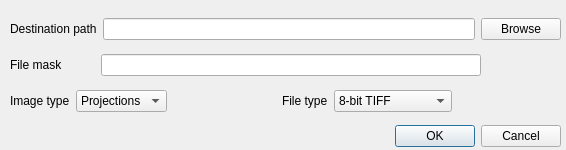
<?xml version="1.0" encoding="UTF-8"?>
<ui version="4.0">
 <class>SaveProjectionsDlg</class>
 <widget class="QDialog" name="SaveProjectionsDlg">
  <property name="geometry">
   <rect>
    <x>0</x>
    <y>0</y>
    <width>566</width>
    <height>150</height>
   </rect>
  </property>
  <property name="windowTitle">
   <string>Dialog</string>
  </property>
  <widget class="QDialogButtonBox" name="buttonBox">
   <property name="geometry">
    <rect>
     <x>220</x>
     <y>120</y>
     <width>341</width>
     <height>32</height>
    </rect>
   </property>
   <property name="orientation">
    <enum>Qt::Horizontal</enum>
   </property>
   <property name="standardButtons">
    <set>QDialogButtonBox::Cancel|QDialogButtonBox::Ok</set>
   </property>
  </widget>
  <widget class="QWidget" name="verticalLayoutWidget">
   <property name="geometry">
    <rect>
     <x>10</x>
     <y>10</y>
     <width>551</width>
     <height>110</height>
    </rect>
   </property>
   <layout class="QVBoxLayout" name="verticalLayout">
    <item>
     <layout class="QHBoxLayout" name="horizontalLayout">
      <item>
       <widget class="QLabel" name="label_2">
        <property name="sizePolicy">
         <sizepolicy hsizetype="Preferred" vsizetype="Preferred">
          <horstretch>0</horstretch>
          <verstretch>0</verstretch>
         </sizepolicy>
        </property>
        <property name="text">
         <string>Destination path</string>
        </property>
       </widget>
      </item>
      <item>
       <widget class="QLineEdit" name="editPath"/>
      </item>
      <item>
       <widget class="QPushButton" name="buttonBrowse">
        <property name="text">
         <string>Browse</string>
        </property>
       </widget>
      </item>
     </layout>
    </item>
    <item>
     <layout class="QHBoxLayout" name="horizontalLayout_2">
      <item>
       <widget class="QLabel" name="label">
        <property name="text">
         <string>File mask          </string>
        </property>
       </widget>
      </item>
      <item>
       <widget class="QLineEdit" name="editFileMask"/>
      </item>
      <item>
       <spacer name="horizontalSpacer">
        <property name="orientation">
         <enum>Qt::Horizontal</enum>
        </property>
        <property name="sizeType">
         <enum>QSizePolicy::Minimum</enum>
        </property>
        <property name="sizeHint" stdset="0">
         <size>
          <width>80</width>
          <height>20</height>
         </size>
        </property>
       </spacer>
      </item>
     </layout>
    </item>
    <item>
     <layout class="QHBoxLayout" name="horizontalLayout_3">
      <item>
       <widget class="QLabel" name="label_3">
        <property name="text">
         <string>Image type</string>
        </property>
       </widget>
      </item>
      <item>
       <widget class="QComboBox" name="comboImageType">
        <item>
         <property name="text">
          <string>Projections</string>
         </property>
        </item>
        <item>
         <property name="text">
          <string>Sinograms</string>
         </property>
        </item>
       </widget>
      </item>
      <item>
       <spacer name="horizontalSpacer_3">
        <property name="orientation">
         <enum>Qt::Horizontal</enum>
        </property>
        <property name="sizeHint" stdset="0">
         <size>
          <width>40</width>
          <height>20</height>
         </size>
        </property>
       </spacer>
      </item>
      <item>
       <widget class="QLabel" name="label_4">
        <property name="text">
         <string>File type</string>
        </property>
       </widget>
      </item>
      <item>
       <widget class="QComboBox" name="comboFileType">
        <item>
         <property name="text">
          <string>8-bit TIFF</string>
         </property>
        </item>
        <item>
         <property name="text">
          <string>16-bit TIFF</string>
         </property>
        </item>
        <item>
         <property name="text">
          <string>32-bit Float TIFF</string>
         </property>
        </item>
       </widget>
      </item>
      <item>
       <spacer name="horizontalSpacer_2">
        <property name="orientation">
         <enum>Qt::Horizontal</enum>
        </property>
        <property name="sizeHint" stdset="0">
         <size>
          <width>40</width>
          <height>20</height>
         </size>
        </property>
       </spacer>
      </item>
     </layout>
    </item>
   </layout>
  </widget>
 </widget>
 <resources/>
 <connections>
  <connection>
   <sender>buttonBox</sender>
   <signal>accepted()</signal>
   <receiver>SaveProjectionsDlg</receiver>
   <slot>accept()</slot>
   <hints>
    <hint type="sourcelabel">
     <x>248</x>
     <y>254</y>
    </hint>
    <hint type="destinationlabel">
     <x>157</x>
     <y>274</y>
    </hint>
   </hints>
  </connection>
  <connection>
   <sender>buttonBox</sender>
   <signal>rejected()</signal>
   <receiver>SaveProjectionsDlg</receiver>
   <slot>reject()</slot>
   <hints>
    <hint type="sourcelabel">
     <x>316</x>
     <y>260</y>
    </hint>
    <hint type="destinationlabel">
     <x>286</x>
     <y>274</y>
    </hint>
   </hints>
  </connection>
 </connections>
</ui>
